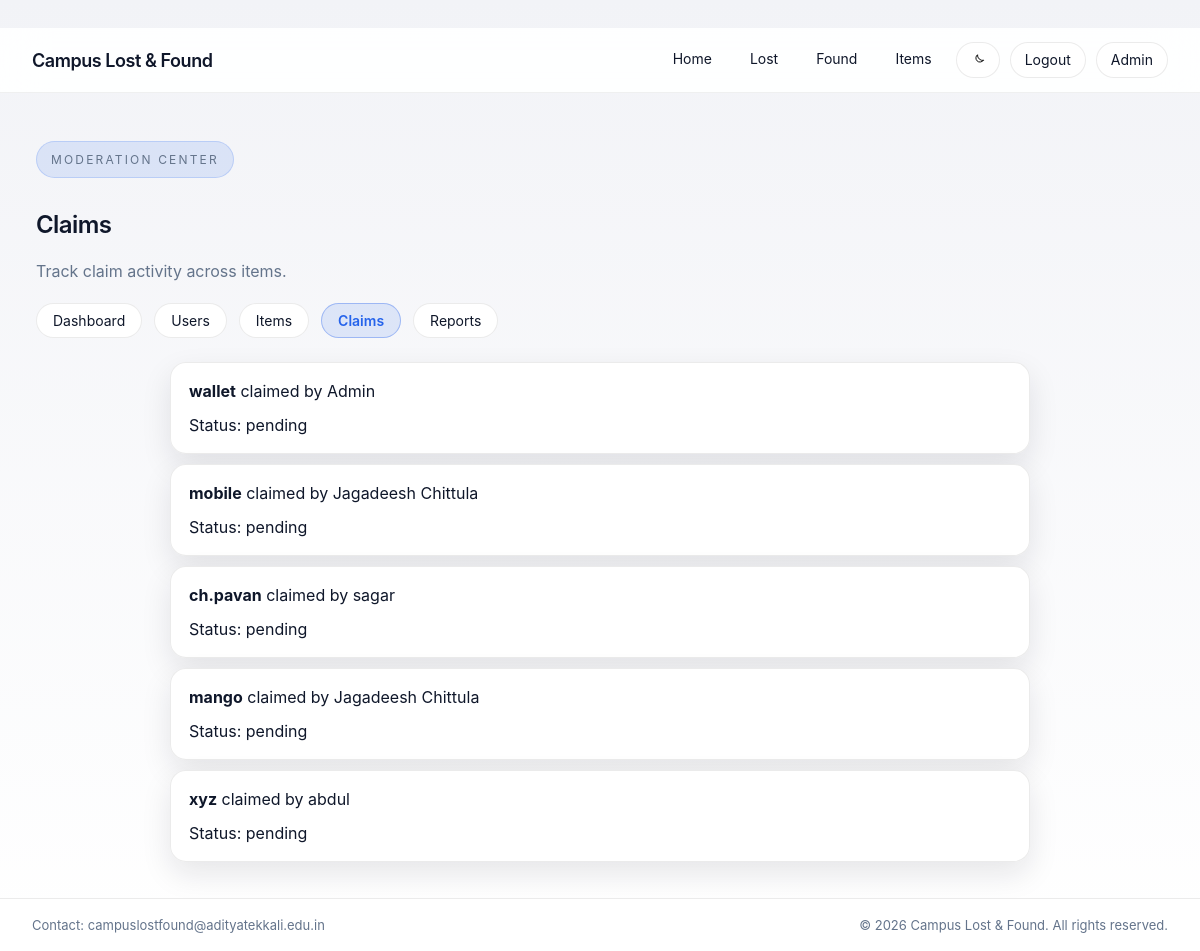
Page /admin/claims (signed in) on the committed database.
### tables this page shows
CREATE TABLE claims (
            id INTEGER PRIMARY KEY AUTOINCREMENT,
            item_id INTEGER NOT NULL,
            claimer_id INTEGER NOT NULL,
            status TEXT DEFAULT 'pending',
            created_at TEXT NOT NULL,
            FOREIGN KEY(item_id) REFERENCES items(id),
            FOREIGN KEY(claimer_id) REFERENCES users(id)
        );

CREATE TABLE items (
            id INTEGER PRIMARY KEY AUTOINCREMENT,
            type TEXT NOT NULL,
            name TEXT NOT NULL,
            contact TEXT NOT NULL,
            email TEXT,
            description TEXT,
            owner_id INTEGER,
            status TEXT DEFAULT 'open',
            photo_path TEXT,
            created_at TEXT NOT NULL, item_date TEXT,
            FOREIGN KEY(owner_id) REFERENCES users(id)
        );

CREATE TABLE users (
            id INTEGER PRIMARY KEY AUTOINCREMENT,
            name TEXT NOT NULL,
            email TEXT UNIQUE NOT NULL,
            password_hash TEXT NOT NULL,
            is_admin INTEGER DEFAULT 0,
            blocked INTEGER DEFAULT 0,
            muted INTEGER DEFAULT 0,
            created_at TEXT NOT NULL
        );

### app.py (the view)
@app.route("/admin/claims")
def admin_claims():
    require_admin()
    conn = get_db()
    cur = conn.cursor()
    cur.execute(
        """
        SELECT claims.*, items.name AS item_name, users.name AS claimer_name
        FROM claims
        LEFT JOIN items ON claims.item_id = items.id
        LEFT JOIN users ON claims.claimer_id = users.id
        ORDER BY claims.created_at DESC
        """
    )
    claims = cur.fetchall()
    conn.close()
    return render_template("admin_claims.html", user=current_user(), claims=claims)

### app.py (called while the page is built)
def get_db():
    conn = sqlite3.connect(DB_PATH)
    conn.row_factory = sqlite3.Row
    return conn

def current_user():
    uid = session.get("user_id")
    if not uid:
        return None
    conn = get_db()
    cur = conn.cursor()
    cur.execute("SELECT * FROM users WHERE id = ?", (uid,))
    user = cur.fetchone()
    conn.close()
    return user

def require_admin():
    user = current_user()
    if not user or not user["is_admin"]:
        abort(403)
    return user

### templates/admin_claims.html
{% extends "base.html" %}
{% block content %}
<section class="admin">
  <div class="admin-hero">
    <div>
      <p class="eyebrow">Moderation Center</p>
      <h2>Claims</h2>
      <p class="muted">Track claim activity across items.</p>
    </div>
  </div>
  <nav class="admin-nav">
    <a href="{{ url_for('admin') }}">Dashboard</a>
    <a href="{{ url_for('admin_users') }}">Users</a>
    <a href="{{ url_for('admin_items') }}">Items</a>
    <a class="active" href="{{ url_for('admin_claims') }}">Claims</a>
    <a href="{{ url_for('admin_reports') }}">Reports</a>
  </nav>
  <div class="admin-section">
    <div class="admin-grid">
      {% for c in claims %}
      <div class="admin-card">
        <div><strong>{{ c['item_name'] }}</strong> claimed by {{ c['claimer_name'] }}</div>
        <div class="muted">Status: {{ c['status'] }}</div>
      </div>
      {% endfor %}
    </div>
  </div>
</section>
{% endblock %}

### static/css/styles.css (style rules this page uses)
:root { --bg: #f2f3f7; --bg-soft: #ffffff; --surface: rgba(255, 255, 255, 0.92); --surface-2: rgba(255, 255, 255, 0.98); --ink: #0f172a; --muted: #64748b; --accent: #2563eb; --accent-strong: #1d4ed8; --success: #16a34a; --danger: #dc2626; --field-bg: #ffffff; --field-border: rgba(0, 0, 0, 0.18); --chat-bg: #e5e7eb; --chat-line-bg: #f8fafc; --chat-line-border: rgba(0, 0, 0, 0.08); --badge-bg: rgba(255, 255, 255, 0.9); --badge-text: #0f172a; --shadow-lg: 0 24px 60px rgba(15, 23, 42, 0.12); --shadow-md: 0 12px 30px rgba(15, 23, 42, 0.10); --shadow-sm: 0 6px 16px rgba(15, 23, 42, 0.08); --radius-lg: 26px; --radius-md: 18px; --radius-sm: 12px; --status-bar-height: 28px; }
html[data-theme="light"] { color-scheme: light; --bg: #f2f3f7; --bg-soft: #ffffff; --surface: rgba(255, 255, 255, 0.92); --surface-2: rgba(255, 255, 255, 0.98); --ink: #0f172a; --muted: #64748b; --accent: #2563eb; --accent-strong: #1d4ed8; --field-bg: #ffffff; --field-border: rgba(0, 0, 0, 0.18); --chat-bg: #e5e7eb; --chat-line-bg: #f8fafc; --chat-line-border: rgba(0, 0, 0, 0.08); --badge-bg: rgba(255, 255, 255, 0.9); --badge-text: #0f172a; --shadow-lg: 0 24px 60px rgba(15, 23, 42, 0.12); --shadow-md: 0 12px 30px rgba(15, 23, 42, 0.10); --shadow-sm: 0 6px 16px rgba(15, 23, 42, 0.08); }
* { box-sizing: border-box; }
body { margin: 0; font-family: -apple-system, BlinkMacSystemFont, "SF Pro Text", "SF Pro Display", Inter, system-ui, sans-serif; color: var(--ink); background: linear-gradient(180deg, var(--bg), var(--bg-soft)); min-height: 100vh; animation: app-fade 420ms ease; display: flex; flex-direction: column; }
body::before { content: ""; display: block; height: var(--status-bar-height); }
h1, h2, h3, .brand { font-family: -apple-system, BlinkMacSystemFont, "SF Pro Display", Inter, system-ui, sans-serif; letter-spacing: -0.025em; }
h2 { font-size: 24px; font-weight: 600; }
p { line-height: 1.6; color: var(--muted); }
.eyebrow { display: inline-flex; align-items: center; gap: 8px; font-size: 12px; text-transform: uppercase; letter-spacing: 0.18em; color: var(--muted); padding: 8px 14px; border-radius: 999px; background: rgba(37, 99, 235, 0.12); border: 1px solid rgba(37, 99, 235, 0.18); }
a { color: inherit; text-decoration: none; }
.about, .form-card, .login-card, .item-card, .chat-panel, .admin-card { background: var(--surface-2); padding: 18px; border-radius: 16px; box-shadow: var(--shadow-md); border: 1px solid rgba(0, 0, 0, 0.08); }
.about, .form-card, .login-card, .chat-panel, .admin-card { margin: 0 auto; margin-top: 10px; width: min(100%, 860px); }
.admin-card { display: grid; gap: 14px; }
.admin-nav { display: flex; gap: 12px; flex-wrap: wrap; margin: 18px 0 24px; }
.admin-nav a { padding: 8px 16px; border-radius: 999px; border: 1px solid rgba(0, 0, 0, 0.08); background: var(--surface-2); font-size: 14px; }
.admin-nav a.active { background: rgba(37, 99, 235, 0.12); border-color: rgba(37, 99, 235, 0.35); color: var(--accent); font-weight: 600; }

### rows in the picture
claims: item_name "wallet", claimer_name "Admin", status "pending"
claims: item_name "mobile", claimer_name "Jagadeesh Chittula", status "pending"
claims: item_name "ch.pavan", claimer_name "sagar", status "pending"
claims: item_name "mango", claimer_name "Jagadeesh Chittula", status "pending"
claims: item_name "xyz", claimer_name "abdul", status "pending"
